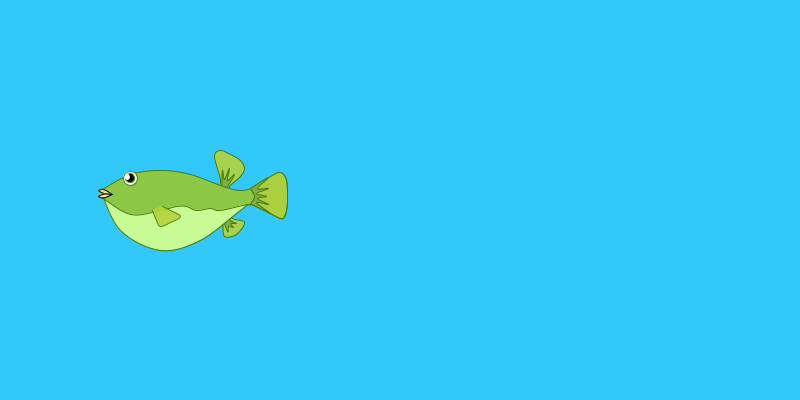
Frame 1 (no input)
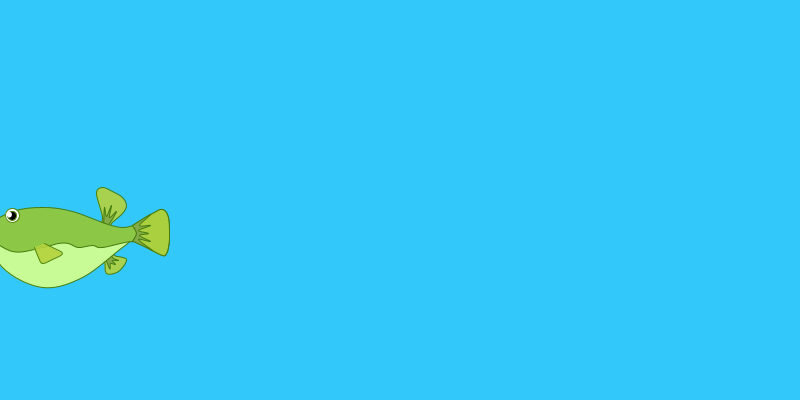
Frame 60 (the mouse pressed at the canvas centre just before this capture)
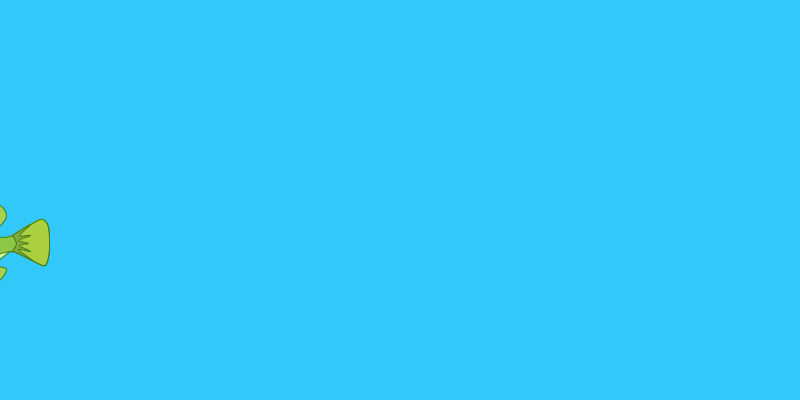
Frame 120 (the mouse held since frame 60 and released just before this capture)

The Processing sketch that drew these frames (run headless with seeded random() and noise(); from frame 60 on, the mouse is pressed at the canvas centre):

// Processing sketch: Assignment_6_2
// ── Assignment_6_2.pde
/*
Assignment 6 Part 2
Name: Adriana Castilla Hernandez
E-mail: acastillah@brynmawr.edu
Course: CS 110 - Section 1
Submitted: 12/03/2013
*/

ACastillaThingy ACFish;    // An instance of ACastillaThingy will be called ACFish
float SIZE;      // The SIZE of the instance that will be created


void setup() {
  size(800,400);
  smooth();
  SIZE = 200;
  ACFish = new ACastillaThingy(SIZE,100,250);  // Create an instance with size, SIZE
}
// end of setup


void draw() {
  // display the creature
  background(50,200,250);
  ACFish.display();
  ACFish.move();
} // end of draw




// ── ACastillaThingy.pde
class ACastillaThingy {  // Definition of the creature ACastillaThingy
  
  //Define variables
  float size;//width
  float x,y;//location
  float theta;
  float r;
  float a,b;
  float ratio;
  float m;
  
  //constructor
  ACastillaThingy(float size1,float px,float py) {
  x=px;
  y=py;
  size=size1;  
 }

 void display() {
   if(width/3<x && x<width/2){
     puff();
   }
   else{
   drawFish();
   }
 } // display()
 
 void move(){
   if(width/3<x && x<width/2){
     x=x-.2;
   }
   else{
     x=x-2;
     y=y+cos(radians(x));
   }
  
   reappear();
   }

void reappear(){
    if((y-2*ratio)<5 && (x+size)<0 ){
    y=height;
  }
  if ((x+size)<0){
    x=width;
  }
  
}

void puff(){
  stroke(70,125,15);
  fill(180,210,60,230);
  upperflipper();
  fill(130,170,70);
  innerupper();
  fill(180,210,60,230);
  bottomflipper();
  fill(130,170,70);  
  innerbottom();
  fill(200,250,150);
  puffbottom();
  fill(140,200,70);
  top();
  fill(180,210,60,190);
  tail();
  fill(130,170,70);
  innertail();
  stroke(0);
  fill(180,210,60,230);
  stroke(80,135,15);
  middleflipper();
  fill(130,170,70);
  innermiddle();
  eye(); 
  mouth();
  
}

void drawFish(){
  ratio = size/10;
  stroke(70,125,15);
  fill(180,210,60,230);
  upperflipper();
  fill(130,170,70);
  innerupper();
  fill(180,210,60,230);
  bottomflipper();
  fill(130,170,70);  
  innerbottom();
  fill(200,250,150);
  bottom();
  fill(140,200,70);
  top();
  fill(180,210,60,190);
  tail();
  fill(130,170,70);
  innertail();
  fill(180,210,60,230);
  stroke(80,135,15);
  middleflipper();
  fill(130,170,70);
  innermiddle();
  eye(); 
  mouth();
  
}

void upperflipper(){
    //upper flipper
  beginShape();
  curveVertex(x+6.5*ratio,y-3*ratio);
  curveVertex(x+6.5*ratio,y-3*ratio);
  curveVertex(x+6.45*ratio,y-3.2*ratio);
  curveVertex(x+7*ratio,y-3.7*ratio);
  curveVertex(x+7.2*ratio,y-4.1*ratio);
  curveVertex(x+7*ratio,y-4.5*ratio);
  curveVertex(x+6.5*ratio,y-4.8*ratio);
  curveVertex(x+6*ratio,y-5*ratio);
  curveVertex(x+5.7*ratio,y-4.7*ratio);
  curveVertex(x+6*ratio,y-3.5*ratio);
  curveVertex(x+5.8*ratio,y-3*ratio);
  curveVertex(x+5.8*ratio,y-3*ratio);
  endShape();
}

void innerupper(){
  beginShape();
  curveVertex(x+6*ratio,y-3*ratio);
  curveVertex(x+6.1*ratio,y-3*ratio);
  curveVertex(x+6.37*ratio,y-3.2*ratio);  
  curveVertex(x+6.7*ratio,y-3.8*ratio);
  
  curveVertex(x+6.37*ratio,y-3.5*ratio);
  curveVertex(x+6.45*ratio,y-4.1*ratio);  
  
  curveVertex(x+6.2*ratio,y-3.55*ratio);

  curveVertex(x+6.1*ratio,y-4*ratio);
  
  curveVertex(x+6.05*ratio,y-3*ratio);
  curveVertex(x+6*ratio,y-3*ratio);
  endShape();
}

void bottomflipper(){
 
  //bottom flipper
  beginShape();
  curveVertex(x+6.4*ratio,y-1.9*ratio);
  curveVertex(x+6.4*ratio,y-1.9*ratio);
  curveVertex(x+6.6*ratio,y-1.6*ratio);
  curveVertex(x+7.2*ratio,y-1.4*ratio);
  curveVertex(x+6.8*ratio,y-.8*ratio);
  curveVertex(x+6.2*ratio,y-.7*ratio);
  curveVertex(x+6.1*ratio,y-1.3*ratio);
  curveVertex(x+5.8*ratio,y-1.5*ratio);
  curveVertex(x+5.8*ratio,y-1.5*ratio);
  endShape();
}

void innerbottom(){
  beginShape();
  curveVertex(x+6.4*ratio,y-1.9*ratio);
  curveVertex(x+6.4*ratio,y-1.9*ratio);
  curveVertex(x+6.5*ratio,y-1.5*ratio);
  curveVertex(x+6.8*ratio,y-1.35*ratio);
  curveVertex(x+6.5*ratio,y-1.35*ratio);
  curveVertex(x+6.65*ratio,y-1.15*ratio);
  curveVertex(x+6.42*ratio,y-1.2*ratio);
  curveVertex(x+6.38*ratio,y-.95*ratio);
  curveVertex(x+6*ratio,y-1.9*ratio);
  curveVertex(x+6*ratio,y-1.9*ratio);  
  endShape();
}

void bottom(){
  //Bottom
  beginShape();
  curveVertex(x,y-3*ratio);
  curveVertex(x,y-3*ratio);
  curveVertex(x+ratio,y-ratio);
  curveVertex(x+3*ratio,y);
  curveVertex(x+5*ratio,y-.5*ratio);
  curveVertex(x+7*ratio,y-2*ratio);
  curveVertex(x+7.5*ratio,y-2.3*ratio);
  curveVertex(x+8.2*ratio,y-2*ratio);
  endShape(CLOSE);
}

void puffbottom(){
  beginShape();
  curveVertex(x,y-3*ratio);
  curveVertex(x,y-3*ratio);
  curveVertex(x+ratio,y-.2*ratio);
  curveVertex(x+3*ratio,y+.7*ratio);
  curveVertex(x+5*ratio,y+.2*ratio);
  curveVertex(x+7*ratio,y-2*ratio);
  curveVertex(x+7.5*ratio,y-2.3*ratio);
  curveVertex(x+8.2*ratio,y-2*ratio);
  endShape(CLOSE);
}

void top(){
    //Top
  beginShape();
  curveVertex(x,y-2.7*ratio);
  curveVertex(x,y-2.7*ratio);
  curveVertex(x+1.5*ratio,y-1.8*ratio);
  curveVertex(x+3*ratio,y-2*ratio);
  curveVertex(x+3.8*ratio,y-2.2*ratio);
  curveVertex(x+4.3*ratio,y-2.2*ratio);
  curveVertex(x+4.8*ratio,y-2*ratio);
  curveVertex(x+5.5*ratio,y-2.1*ratio);
  curveVertex(x+6*ratio,y-2*ratio);
  curveVertex(x+7.5*ratio,y-2.3*ratio);
  curveVertex(x+8.2*ratio,y-2*ratio);
  curveVertex(x+9*ratio,y-1.6*ratio);
  curveVertex(x+9.2*ratio,y-1.7*ratio);
  curveVertex(x+9.3*ratio,y-2*ratio);
  curveVertex(x+9.35*ratio,y-2.5*ratio);
  curveVertex(x+9.3*ratio,y-3.5*ratio);
  curveVertex(x+9*ratio,y-3.9*ratio);
  curveVertex(x+8.5*ratio,y-3.7*ratio);
  curveVertex(x+7*ratio,y-3*ratio);
  curveVertex(x+4.5*ratio,y-3.8*ratio);
  curveVertex(x+3*ratio,y-4*ratio);
  curveVertex(x+1.5*ratio,y-3.8*ratio);
  curveVertex(x,y-3*ratio);
  curveVertex(x,y-3*ratio);
  endShape();
}

void tail(){
  
  //Tail
  beginShape();
  curveVertex(x+7.5*ratio,y-3.1*ratio);
  curveVertex(x+7.5*ratio,y-3.1*ratio);
  curveVertex(x+7.7*ratio,y-2.7*ratio);
  curveVertex(x+7.5*ratio,y-2.3*ratio);
  curveVertex(x+7.55*ratio,y-2.3*ratio);
  curveVertex(x+8.2*ratio,y-2*ratio);
  curveVertex(x+9*ratio,y-1.6*ratio);
  curveVertex(x+9.2*ratio,y-1.7*ratio);
  curveVertex(x+9.3*ratio,y-2*ratio);
  curveVertex(x+9.35*ratio,y-2.5*ratio);
  curveVertex(x+9.3*ratio,y-3.5*ratio);
  curveVertex(x+9*ratio,y-3.9*ratio);
  curveVertex(x+8.5*ratio,y-3.7*ratio);
  curveVertex(x+7.5*ratio,y-3.1*ratio);
  curveVertex(x+7.5*ratio,y-3.1*ratio);
  endShape();
  
}

void innertail(){
  beginShape();
  curveVertex(x+7.5*ratio,y-3.1*ratio);
  curveVertex(x+7.5*ratio,y-3.1*ratio);
  curveVertex(x+7.7*ratio,y-2.7*ratio);
  curveVertex(x+7.5*ratio,y-2.3*ratio);
  curveVertex(x+7.55*ratio,y-2.3*ratio);
  curveVertex(x+8.2*ratio,y-2*ratio);
  curveVertex(x+8.5*ratio,y-1.85*ratio);
  curveVertex(x+7.8*ratio,y-2.4*ratio);
  curveVertex(x+8.4*ratio,y-2.3*ratio);
  curveVertex(x+7.85*ratio,y-2.6*ratio);
  curveVertex(x+8.3*ratio,y-2.7*ratio);
  curveVertex(x+7.8*ratio,y-2.85*ratio);
  curveVertex(x+8.4*ratio,y-3.1*ratio);
  curveVertex(x+7.85*ratio,y-3.1*ratio);
  curveVertex(x+8.4*ratio,y-3.65*ratio);
  curveVertex(x+7.5*ratio,y-3.1*ratio);
  curveVertex(x+7.5*ratio,y-3.1*ratio);
  endShape();
  
}

void middleflipper(){
  //middle flipper
  
  beginShape();
  curveVertex(x+2.6*ratio,y-2*ratio);
  curveVertex(x+2.6*ratio,y-2*ratio);
  curveVertex(x+2.8*ratio,y-1.5*ratio);
  curveVertex(x+3*ratio,y-1.2*ratio);
  curveVertex(x+3.5*ratio,y-1.4*ratio);
  curveVertex(x+4*ratio,y-1.7*ratio);
  curveVertex(x+3.5*ratio,y-2*ratio);
  curveVertex(x+3.1*ratio,y-2.2*ratio);
  curveVertex(x+3.1*ratio,y-2.2*ratio);
  endShape();

}

void innermiddle(){
}

void eye(){

  //eye
  fill(255);
  ellipse(x+1.5*ratio,y-3.6*ratio,.7*ratio,.7*ratio);
  fill(0);
  ellipse(x+1.5*ratio,y-3.6*ratio,.45*ratio,.45*ratio);
  fill(255);
  noStroke();
  ellipse(x+1.37*ratio,y-3.65*ratio,.25*ratio,.3*ratio);
  stroke(0);
}

void mouth(){
    
  fill(250,230,160);
  //mouth
  beginShape();
  curveVertex(x+.6*ratio,y-2.8*ratio);
  curveVertex(x+.6*ratio,y-2.8*ratio);
  curveVertex(x-.1*ratio,y-3*ratio);
  curveVertex(x-ratio,y-1.7*ratio);
  endShape();
  
  beginShape();
  curveVertex(x+.6*ratio,y-2.8*ratio);
  curveVertex(x+.6*ratio,y-2.8*ratio);
  curveVertex(x-.1*ratio,y-3*ratio);
  curveVertex(x-ratio,y-4.2*ratio);
  endShape();
  
  beginShape();
  curveVertex(x+.6*ratio,y-2.8*ratio);
  curveVertex(x+.6*ratio,y-2.8*ratio);
  curveVertex(x-.1*ratio,y-2.7*ratio);
  curveVertex(x-ratio,y-4*ratio);
  endShape();
  
  beginShape();
  curveVertex(x+.6*ratio,y-2.8*ratio);
  curveVertex(x+.6*ratio,y-2.8*ratio);
  curveVertex(x-.1*ratio,y-2.7*ratio);
  curveVertex(x-ratio,y-1.5*ratio);
  endShape();
  }

}
